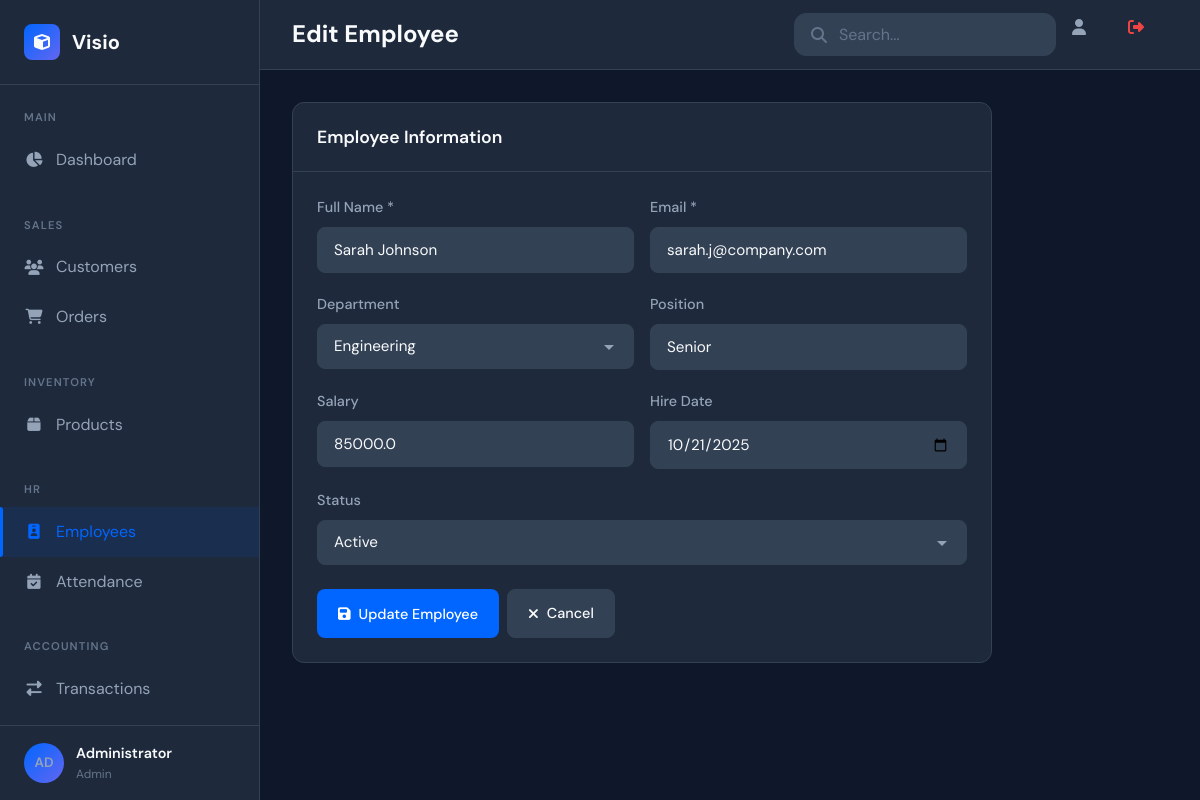
The page /employees/edit/2 (signed in) on the database its author committed.
### app.py (models this page shows, shortened)
class User(UserMixin, db.Model):
    id = db.Column(db.Integer, primary_key=True)
    email = db.Column(db.String(120), unique=True, nullable=False)
    password_hash = db.Column(db.String(256), nullable=False)
    full_name = db.Column(db.String(100), nullable=False)
    role = db.Column(db.String(20), default='user')
    is_active = db.Column(db.Boolean, default=True)
    created_at = db.Column(db.DateTime, default=datetime.utcnow)
    last_login = db.Column(db.DateTime)
    def get_initials(self):
        names = self.full_name.split()
        if len(names) >= 2:
            return f"{names[0][0]}{names[1][0]}".upper()
        return self.full_name[:2].upper()

class Employee(db.Model):
    id = db.Column(db.Integer, primary_key=True)
    employee_id = db.Column(db.String(20), unique=True, nullable=False)
    name = db.Column(db.String(100), nullable=False)
    email = db.Column(db.String(120), unique=True, nullable=False)
    department = db.Column(db.String(50))
    position = db.Column(db.String(50))
    salary = db.Column(db.Float, default=0)
    hire_date = db.Column(db.Date)
    status = db.Column(db.String(20), default='active')
    created_at = db.Column(db.DateTime, default=datetime.utcnow)
    attendances = db.relationship('Attendance', backref='employee', lazy=True)

### app.py (the view, shortened to what this page needs)
@app.route('/employees/edit/<int:id>', methods=['GET', 'POST'])
@login_required
def edit_employee(id):
    employee = Employee.query.get_or_404(id)
    return render_template('employee_form.html', employee=employee)

### app.py (called while the page is built)
@login_manager.user_loader
def load_user(user_id):
    return User.query.get(int(user_id))

### templates/employee_form.html (shortened to what this page needs)
{% extends "base.html" %}
{% block page_title %}{{ 'Edit' if employee else 'Add New' }} Employee{% endblock %}
{% block content %}
<div class="card" style="max-width: 700px;">
    <div class="card-header">
        <h3 class="card-title">Employee Information</h3>
    </div>
    <div class="card-body">
        <form action="{{ url_for('edit_employee', id=employee.id) if employee else url_for('add_employee') }}" method="POST" data-validate>
            <div class="form-row">
                <div class="form-group">
                    <label class="form-label">Full Name *</label>
                    <input type="text" name="name" class="form-control" value="{{ employee.name if employee else '' }}" required placeholder="Enter full name">
                </div>
                <div class="form-group">
                    <label class="form-label">Email *</label>
                    <input type="email" name="email" class="form-control" value="{{ employee.email if employee else '' }}" required placeholder="Enter email address">
                </div>
            </div>
            <div class="form-row">
                <div class="form-group">
                    <label class="form-label">Department</label>
                    <select name="department" class="form-control">
                        <option value="Engineering" {% if employee and employee.department == 'Engineering' %}selected{% endif %}>Engineering</option>
                    </select>
                </div>
                <div class="form-group">
                    <label class="form-label">Position</label>
                    <input type="text" name="position" class="form-control" value="{{ employee.position if employee else '' }}" placeholder="e.g., Manager, Senior Developer">
                </div>
            </div>
            <div class="form-row">
                <div class="form-group">
                    <label class="form-label">Salary</label>
                    <input type="number" step="0.01" name="salary" class="form-control" value="{{ employee.salary if employee else '' }}" placeholder="0.00">
                </div>
                <div class="form-group">
                    <label class="form-label">Hire Date</label>
                    <input type="date" name="hire_date" class="form-control" value="{{ employee.hire_date.strftime('%Y-%m-%d') if employee and employee.hire_date else '' }}">
                </div>
            </div>
            {% if employee %}
            <div class="form-group">
                <label class="form-label">Status</label>
                <select name="status" class="form-control">
                    <option value="active" {% if employee.status == 'active' %}selected{% endif %}>Active</option>
                </select>
            </div>
            {% endif %}
            <div class="btn-group" style="margin-top: 1.5rem;">
                <button type="submit" class="btn btn-primary">
                    <i class="fas fa-save"></i>
                    {{ 'Update' if employee else 'Save' }} Employee
                </button>
                <a href="{{ url_for('employees') }}" class="btn btn-secondary">
                    <i class="fas fa-times"></i>
                    Cancel
                </a>
            </div>
        </form>
    </div>
</div>
{% endblock %}

### templates/base.html (shortened to what this page needs)
<!DOCTYPE html>
<html lang="en">
<head>
    <link rel="stylesheet" href="https://cdnjs.cloudflare.com/ajax/libs/font-awesome/6.4.0/css/all.min.css">
    <link rel="stylesheet" href="{{ url_for('static', filename='css/style.css') }}">
</head>
<body>
    <div class="app-container">
        <aside class="sidebar">
            <div class="sidebar-header">
                <div class="logo">
                    <i class="fas fa-cube"></i>
                    <span>Visio</span>
                </div>
            </div>
            <nav class="sidebar-nav">
                <div class="nav-section">
                    <span class="nav-section-title">Main</span>
                    <a href="{{ url_for('dashboard') }}" class="nav-item {% if request.endpoint == 'dashboard' %}active{% endif %}">
                        <i class="fas fa-chart-pie"></i><span>Dashboard</span>
                    </a>
                </div>
                <div class="nav-section">
                    <span class="nav-section-title">Sales</span>
                    <a href="{{ url_for('customers') }}" class="nav-item {% if 'customer' in request.endpoint %}active{% endif %}">
                        <i class="fas fa-users"></i><span>Customers</span>
                    </a>
                    <a href="{{ url_for('orders') }}" class="nav-item {% if 'order' in request.endpoint %}active{% endif %}">
                        <i class="fas fa-shopping-cart"></i><span>Orders</span>
                    </a>
                </div>
                <div class="nav-section">
                    <span class="nav-section-title">Inventory</span>
                    <a href="{{ url_for('products') }}" class="nav-item {% if 'product' in request.endpoint %}active{% endif %}">
                        <i class="fas fa-box"></i><span>Products</span>
                    </a>
                </div>
                <div class="nav-section">
                    <span class="nav-section-title">HR</span>
                    <a href="{{ url_for('employees') }}" class="nav-item {% if 'employee' in request.endpoint %}active{% endif %}">
                        <i class="fas fa-id-badge"></i><span>Employees</span>
                    </a>
                    <a href="{{ url_for('attendance') }}" class="nav-item {% if 'attendance' in request.endpoint %}active{% endif %}">
                        <i class="fas fa-calendar-check"></i><span>Attendance</span>
                    </a>
                </div>
                <div class="nav-section">
                    <span class="nav-section-title">Accounting</span>
                    <a href="{{ url_for('transactions') }}" class="nav-item {% if 'transaction' in request.endpoint %}active{% endif %}">
                        <i class="fas fa-exchange-alt"></i><span>Transactions</span>
                    </a>
                    <a href="{{ url_for('reports') }}" class="nav-item {% if 'report' in request.endpoint %}active{% endif %}">
                    </a>
                </div>
            </nav>
            <div class="sidebar-footer">
                <div class="user-info" style="cursor: pointer;" onclick="toggleUserMenu()">
                    <div class="user-avatar" style="background: linear-gradient(135deg, #0066FF, #6366F1); display: flex; align-items: center; justify-content: center; font-weight: 600; font-size: 0.85rem;">
                        {{ current_user.get_initials() }}
                    </div>
                    <div class="user-details">
                        <span class="user-name">{{ current_user.full_name }}</span>
                        <span class="user-role">{{ current_user.role|capitalize }}</span>
                    </div>
                </div>
            </div>
        </aside>
        <main class="main-content">
            <header class="content-header">
                <div class="header-left">
                    <h1 class="page-title">{% block page_title %}Dashboard{% endblock %}</h1>
                </div>
                <div class="header-right">
                    <div class="search-box"><i class="fas fa-search"></i><input type="text" placeholder="Search..."></div>
                    <a href="{{ url_for('profile') }}" class="notification-btn" title="Profile"><i class="fas fa-user"></i></a>
                    <a href="{{ url_for('logout') }}" class="notification-btn" title="Logout" style="color: #EF4444;"><i class="fas fa-sign-out-alt"></i></a>
                </div>
            </header>
            <div class="content-body">{% block content %}{% endblock %}</div>
        </main>
    </div>
</body>
</html>

### rows shown on the page
User: get_initials "AD", full_name "Administrator", role "Admin"
Employee: name "Sarah Johnson", email "sarah.j@company.com", department "Engineering", position "Senior", salary "85000.0", hire_date "10/21/2025", status "Active"

### other values the page prints
{{ 'Edit' if employee else 'Add New' }} "Edit"
{{ 'Update' if employee else 'Save' }} "Update"
